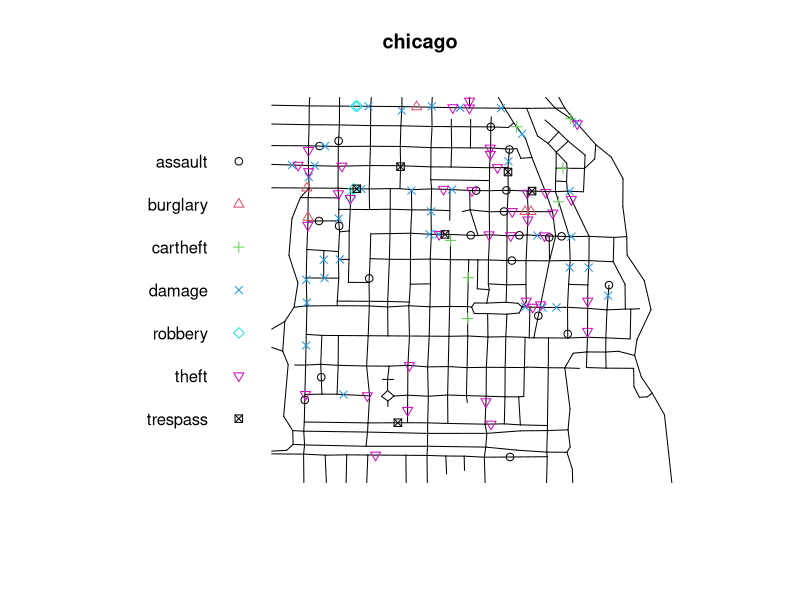

Source code (R):
library(spatstat)


### Name: plot.lpp
### Title: Plot Point Pattern on Linear Network
### Aliases: plot.lpp
### Keywords: spatial hplot

### ** Examples

  plot(chicago, cols=1:6)
